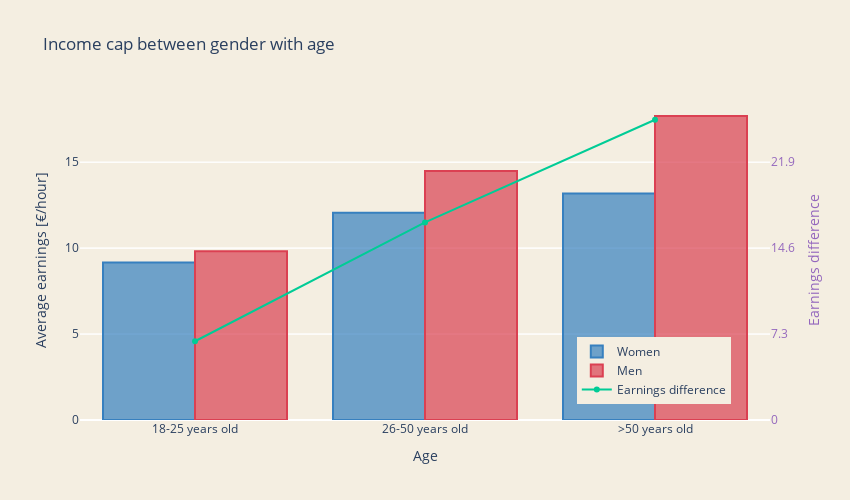

Source (notebook cell):
### Code cell
trace1 = go.Bar(
    x = age,
    y = woman_salary_age,
    name='Women',
    marker=dict(
        color='rgba(55, 128, 191, 0.7)',
        line=dict(
            color='rgba(55, 128, 191, 1.0)',
            width=2,
        )
    )
)
trace2 = go.Bar(
    x = age,
    y = man_salary_age,
    name='Men',
    marker=dict(
        color='rgba(219, 64, 82, 0.7)',
        line=dict(
            color='rgba(219, 64, 82, 1.0)',
            width=2,
        )
    )
)

trace3 = go.Scatter(
    x = age,
    y = dif_in_prc_age,
    name='Earnings difference',
    mode = 'lines+markers',
    yaxis='y2'
)

data = [trace1, trace2, trace3]
layout = go.Layout(
    barmode='group',
    title = 'Income cap between gender with age',
     width=850,
    height=500,
    paper_bgcolor='rgb(244, 238, 225)',
    plot_bgcolor='rgb(244, 238, 225)',
    yaxis = dict(
        title= 'Average earnings [€/hour]',
        anchor = 'x',
        rangemode='tozero'
    ),
    xaxis = dict(title= 'Age'),

    yaxis2=dict(
        title='Earnings difference',
        titlefont=dict(
            color='rgb(148, 103, 189)'
        ),
        tickfont=dict(
            color='rgb(148, 103, 189)'
        ),
        overlaying='y',
        side='right',
        anchor = 'x',
        rangemode = 'tozero',
         dtick = 7.3
    ),
    #legend=dict(x=-.1, y=1.2)
    legend=dict(x=0.72, y=0.05)
)

fig = go.Figure(data=data, layout=layout)
py.iplot(fig)

### Figure 1 — Plotly figure (JSON) as saved in the notebook; plotly's stock layout.template omitted (floating-point values rounded to 4 significant figures)
{"data": [{"marker": {"color": "rgba(55, 128, 191, 0.7)", "line": {"color": "rgba(55, 128, 191, 1.0)", "width": 2}}, "name": "Women", "x": ["18-25 years old", "26-50 years old", ">50 years old"], "y": [9.163, 12.06, 13.18], "type": "bar"}, {"marker": {"color": "rgba(219, 64, 82, 0.7)", "line": {"color": "rgba(219, 64, 82, 1.0)", "width": 2}}, "name": "Men", "x": ["18-25 years old", "26-50 years old", ">50 years old"], "y": [9.819, 14.49, 17.69], "type": "bar"}, {"mode": "lines+markers", "name": "Earnings difference", "x": ["18-25 years old", "26-50 years old", ">50 years old"], "y": [6.69, 16.79, 25.51], "yaxis": "y2", "type": "scatter"}], "layout": {"barmode": "group", "height": 500, "legend": {"x": 0.72, "y": 0.05}, "paper_bgcolor": "rgb(244, 238, 225)", "plot_bgcolor": "rgb(244, 238, 225)", "title": {"text": "Income cap between gender with age"}, "width": 850, "xaxis": {"title": {"text": "Age"}}, "yaxis": {"anchor": "x", "rangemode": "tozero", "title": {"text": "Average earnings [€/hour]"}}, "yaxis2": {"anchor": "x", "dtick": 7.3, "overlaying": "y", "rangemode": "tozero", "side": "right", "tickfont": {"color": "rgb(148, 103, 189)"}, "title": {"font": {"color": "rgb(148, 103, 189)"}, "text": "Earnings difference"}}}}
